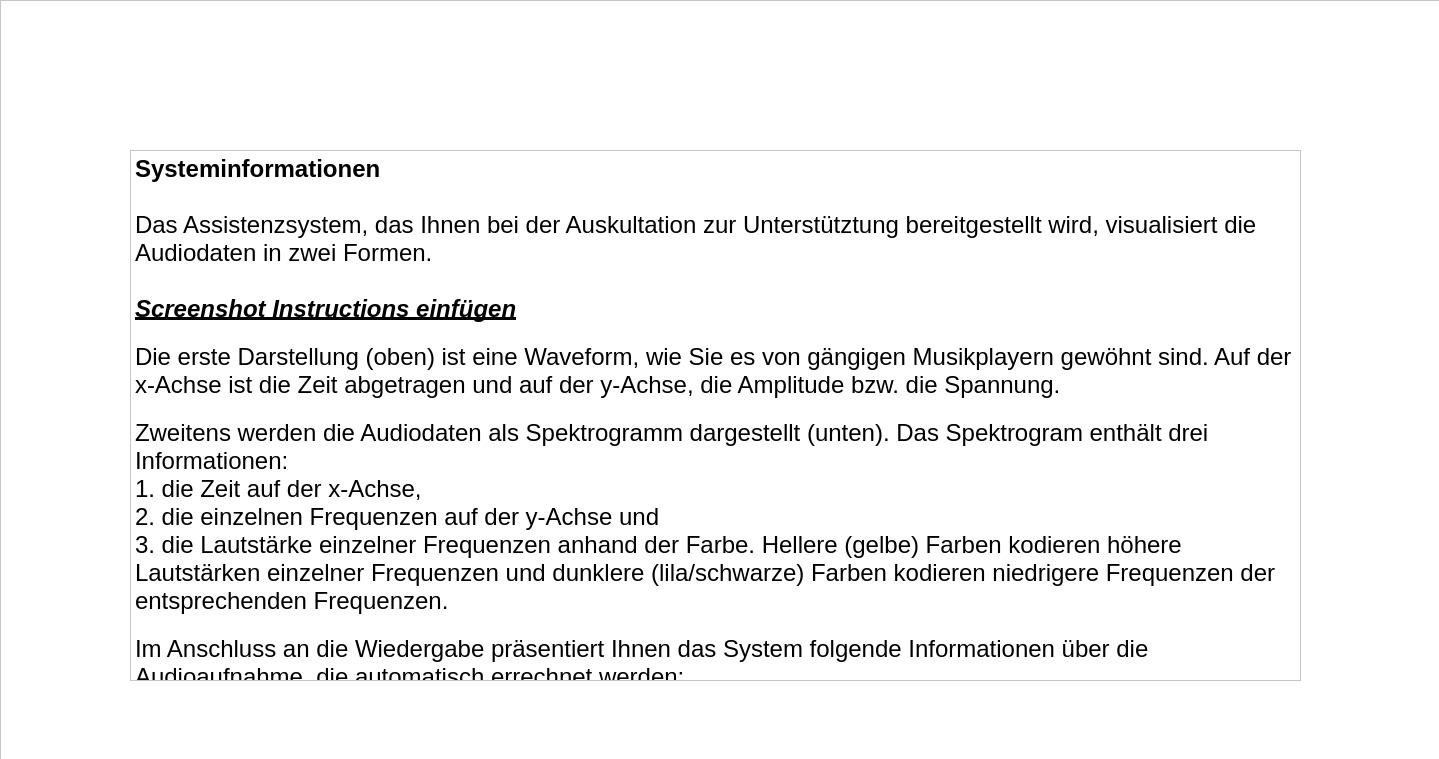
<?xml version="1.0" encoding="UTF-8"?>
<ui version="4.0">
 <class>Form</class>
 <widget class="QWidget" name="Form">
  <property name="geometry">
   <rect>
    <x>0</x>
    <y>0</y>
    <width>1439</width>
    <height>759</height>
   </rect>
  </property>
  <property name="windowTitle">
   <string>Form</string>
  </property>
  <widget class="QFrame" name="frame">
   <property name="geometry">
    <rect>
     <x>0</x>
     <y>0</y>
     <width>1511</width>
     <height>1041</height>
    </rect>
   </property>
   <property name="styleSheet">
    <string notr="true">background-color: white;</string>
   </property>
   <property name="frameShape">
    <enum>QFrame::StyledPanel</enum>
   </property>
   <property name="frameShadow">
    <enum>QFrame::Raised</enum>
   </property>
   <widget class="QPushButton" name="weiterBtn">
    <property name="geometry">
     <rect>
      <x>1130</x>
      <y>760</y>
      <width>231</width>
      <height>81</height>
     </rect>
    </property>
    <property name="autoFillBackground">
     <bool>false</bool>
    </property>
    <property name="styleSheet">
     <string notr="true">background-color: blue; font: bold 30px; color: white;</string>
    </property>
    <property name="text">
     <string>Weiter</string>
    </property>
    <property name="autoDefault">
     <bool>false</bool>
    </property>
    <property name="default">
     <bool>false</bool>
    </property>
    <property name="flat">
     <bool>false</bool>
    </property>
   </widget>
   <widget class="QTextBrowser" name="textBrowser">
    <property name="geometry">
     <rect>
      <x>130</x>
      <y>150</y>
      <width>1171</width>
      <height>531</height>
     </rect>
    </property>
    <property name="verticalScrollBarPolicy">
     <enum>Qt::ScrollBarAlwaysOff</enum>
    </property>
    <property name="horizontalScrollBarPolicy">
     <enum>Qt::ScrollBarAlwaysOff</enum>
    </property>
    <property name="html">
     <string>&lt;!DOCTYPE HTML PUBLIC &quot;-//W3C//DTD HTML 4.0//EN&quot; &quot;http://www.w3.org/TR/REC-html40/strict.dtd&quot;&gt;
&lt;html&gt;&lt;head&gt;&lt;meta name=&quot;qrichtext&quot; content=&quot;1&quot; /&gt;&lt;style type=&quot;text/css&quot;&gt;
p, li { white-space: pre-wrap; }
&lt;/style&gt;&lt;/head&gt;&lt;body style=&quot; font-family:'.AppleSystemUIFont'; font-size:13pt; font-weight:400; font-style:normal;&quot;&gt;
&lt;p style=&quot; margin-top:0px; margin-bottom:0px; margin-left:0px; margin-right:0px; -qt-block-indent:0; text-indent:0px;&quot;&gt;&lt;span style=&quot; font-size:18pt; font-weight:600;&quot;&gt;Systeminformationen&lt;/span&gt;&lt;/p&gt;
&lt;p style=&quot;-qt-paragraph-type:empty; margin-top:0px; margin-bottom:0px; margin-left:0px; margin-right:0px; -qt-block-indent:0; text-indent:0px; font-size:18pt; font-weight:600;&quot;&gt;&lt;br /&gt;&lt;/p&gt;
&lt;p style=&quot; margin-top:0px; margin-bottom:0px; margin-left:0px; margin-right:0px; -qt-block-indent:0; text-indent:0px;&quot;&gt;&lt;span style=&quot; font-family:'Helvetica Neue'; font-size:18pt;&quot;&gt;Das Assistenzsystem, das Ihnen bei der Auskultation zur Unterstütztung bereitgestellt wird, visualisiert die Audiodaten in zwei Formen.&lt;/span&gt;&lt;/p&gt;
&lt;p style=&quot;-qt-paragraph-type:empty; margin-top:0px; margin-bottom:0px; margin-left:0px; margin-right:0px; -qt-block-indent:0; text-indent:0px; font-family:'Helvetica Neue'; font-size:18pt;&quot;&gt;&lt;br /&gt;&lt;/p&gt;
&lt;p style=&quot; margin-top:0px; margin-bottom:0px; margin-left:0px; margin-right:0px; -qt-block-indent:0; text-indent:0px;&quot;&gt;&lt;span style=&quot; font-family:'Helvetica Neue'; font-size:18pt; font-weight:600; font-style:italic; text-decoration: underline;&quot;&gt;Screenshot Instructions einfügen&lt;/span&gt;&lt;span style=&quot; font-family:'Helvetica Neue'; font-size:18pt;&quot;&gt;&lt;br /&gt;&lt;/span&gt;&lt;/p&gt;
&lt;p style=&quot; margin-top:0px; margin-bottom:0px; margin-left:0px; margin-right:0px; -qt-block-indent:0; text-indent:0px;&quot;&gt;&lt;span style=&quot; font-family:'Helvetica Neue'; font-size:18pt;&quot;&gt;Die erste Darstellung (oben) ist eine Waveform, wie Sie es von gängigen Musikplayern gewöhnt sind. Auf der x-Achse ist die Zeit abgetragen und auf der y-Achse, die Amplitude bzw. die Spannung.&lt;br /&gt;&lt;/span&gt;&lt;/p&gt;
&lt;p style=&quot; margin-top:0px; margin-bottom:0px; margin-left:0px; margin-right:0px; -qt-block-indent:0; text-indent:0px;&quot;&gt;&lt;span style=&quot; font-family:'Helvetica Neue'; font-size:18pt;&quot;&gt;Zweitens werden die Audiodaten als Spektrogramm dargestellt (unten). Das Spektrogram enthält drei Informationen: &lt;/span&gt;&lt;/p&gt;
&lt;p style=&quot; margin-top:0px; margin-bottom:0px; margin-left:0px; margin-right:0px; -qt-block-indent:0; text-indent:0px;&quot;&gt;&lt;span style=&quot; font-family:'Helvetica Neue'; font-size:18pt;&quot;&gt;1. die Zeit auf der x-Achse, &lt;/span&gt;&lt;/p&gt;
&lt;p style=&quot; margin-top:0px; margin-bottom:0px; margin-left:0px; margin-right:0px; -qt-block-indent:0; text-indent:0px;&quot;&gt;&lt;span style=&quot; font-family:'Helvetica Neue'; font-size:18pt;&quot;&gt;2. die einzelnen Frequenzen auf der y-Achse und &lt;/span&gt;&lt;/p&gt;
&lt;p style=&quot; margin-top:0px; margin-bottom:0px; margin-left:0px; margin-right:0px; -qt-block-indent:0; text-indent:0px;&quot;&gt;&lt;span style=&quot; font-family:'Helvetica Neue'; font-size:18pt;&quot;&gt;3. die Lautstärke einzelner Frequenzen anhand der Farbe. Hellere (gelbe) Farben kodieren höhere Lautstärken einzelner Frequenzen und dunklere (lila/schwarze) Farben kodieren niedrigere Frequenzen der entsprechenden Frequenzen.&lt;br /&gt;&lt;/span&gt;&lt;/p&gt;
&lt;p style=&quot; margin-top:0px; margin-bottom:0px; margin-left:0px; margin-right:0px; -qt-block-indent:0; text-indent:0px;&quot;&gt;&lt;span style=&quot; font-family:'Helvetica Neue'; font-size:18pt;&quot;&gt;Im Anschluss an die Wiedergabe präsentiert Ihnen das System folgende Informationen über die Audioaufnahme, die automatisch errechnet werden:&lt;/span&gt;&lt;/p&gt;
&lt;p style=&quot;-qt-paragraph-type:empty; margin-top:0px; margin-bottom:0px; margin-left:0px; margin-right:0px; -qt-block-indent:0; text-indent:0px; font-family:'Helvetica Neue'; font-size:18pt;&quot;&gt;&lt;br /&gt;&lt;/p&gt;
&lt;p style=&quot; margin-top:0px; margin-bottom:0px; margin-left:0px; margin-right:0px; -qt-block-indent:0; text-indent:0px;&quot;&gt;&lt;span style=&quot; font-family:'Helvetica Neue'; font-size:18pt;&quot;&gt;    • HR = Heart Rate, gibt den Puls an, also die Anzahl der Herzschläge pro Minute&lt;/span&gt;&lt;/p&gt;
&lt;p style=&quot; margin-top:0px; margin-bottom:0px; margin-left:0px; margin-right:0px; -qt-block-indent:0; text-indent:0px;&quot;&gt;&lt;span style=&quot; font-family:'Helvetica Neue'; font-size:18pt;&quot;&gt;    • AVG Systole = Mittlere Dauer der Systole (in ms)&lt;/span&gt;&lt;/p&gt;
&lt;p style=&quot; margin-top:0px; margin-bottom:0px; margin-left:0px; margin-right:0px; -qt-block-indent:0; text-indent:0px;&quot;&gt;&lt;span style=&quot; font-family:'Helvetica Neue'; font-size:18pt;&quot;&gt;    • AVG Diastole = Mittlere Dauer der Diastole (in ms)&lt;/span&gt;&lt;span style=&quot; font-size:18pt;&quot;&gt; &lt;/span&gt;&lt;/p&gt;&lt;/body&gt;&lt;/html&gt;</string>
    </property>
   </widget>
  </widget>
 </widget>
 <resources/>
 <connections/>
</ui>
